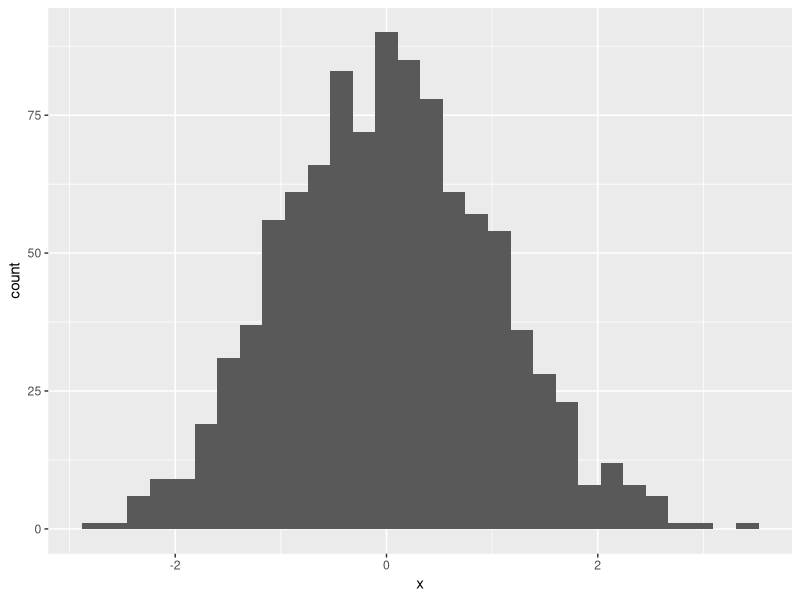

Source code (R):
## ---- chunk 1
#| eval: true
library(ggplot2)
library(dplyr)
x = rnorm(1000)
x = tibble(x=x)
x %>% ggplot(aes(x=x)) + geom_histogram()
